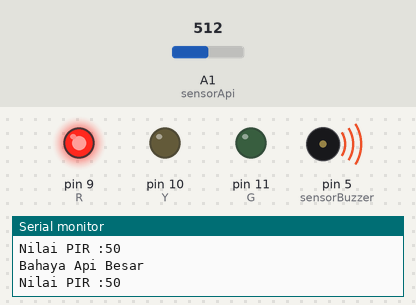
A sketch run on a simulated Arduino Uno, built with avr-gcc and run on an emulated ATmega328P. Shown: output pins drawn as LEDs (lit = HIGH), buzzer (waves = sounding, pin HIGH), the last lines printed to the serial monitor. The test bench sets the inputs (shaded band); at power-on: A1 (sensorApi) = 512.

Above: at 1.8 s.
1.9 s: A1 (sensorApi) set to 493
At 2.6 s:
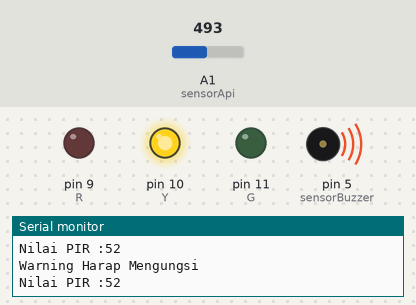
3.5 s: A1 (sensorApi) set to 900
At 3.8 s:
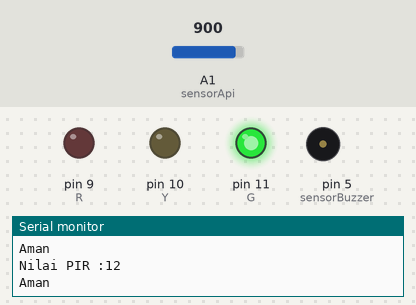
5.0 s: A1 (sensorApi) set to 836
6.5 s: A1 (sensorApi) set to 804
At 7.3 s:
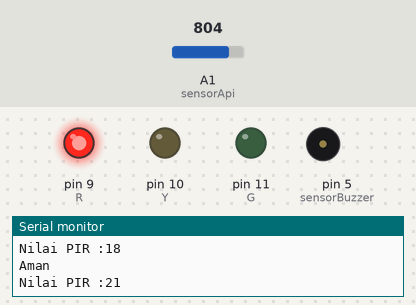
9.0 s: A1 (sensorApi) set to 1023
At 10.1 s:
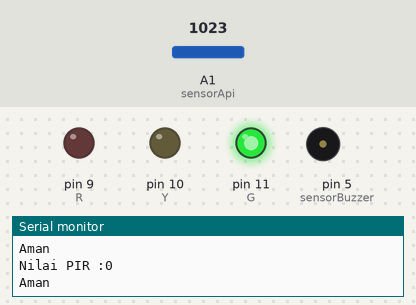
11.0 s: A1 (sensorApi) set to 716
At 12.3 s:
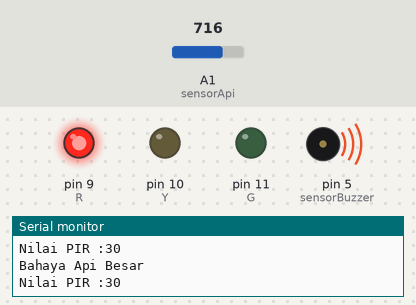
Timing chart, 0 to 14.0 s (numbered marks = the images above; inputs shaded):
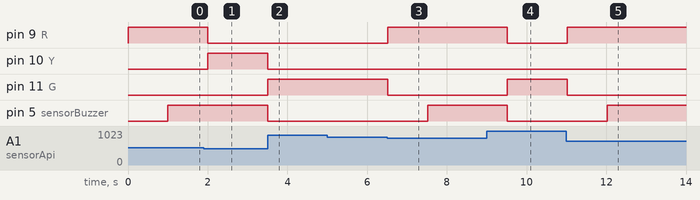

Measured:
- the behaviour switches between 501 and 500 on A1 (sensorApi) (found by bisection; images 0 and 1)
- the behaviour switches between 823 and 822 on A1 (sensorApi) (found by bisection; images 2 and 3)
- after the input at 1.9 s, pin 9 (R): HIGH → LOW after 0.10 s; pin 10 (Y): LOW → HIGH after 0.10 s
- after the input at 3.5 s, pin 10 (Y), pin 5 (sensorBuzzer): HIGH → LOW at once; pin 11 (G): LOW → HIGH at once
- after the input at 6.5 s, pin 9 (R): LOW → HIGH at once; pin 11 (G): HIGH → LOW at once; pin 5 (sensorBuzzer): LOW → HIGH after 1.0 s
- after the input at 9.0 s, pin 9 (R), pin 5 (sensorBuzzer): HIGH → LOW after 0.52 s; pin 11 (G): LOW → HIGH after 0.52 s
- after the input at 11.0 s, pin 9 (R): LOW → HIGH at once; pin 11 (G): HIGH → LOW at once; pin 5 (sensorBuzzer): LOW → HIGH after 1.0 s

The sketch:

2.Sensor_Api.ino
```cpp
//Inisialisasi pembuatan variable
int sensorApi    =A1;
int sensorBuzzer =5;
int R = 9;
int Y = 10;
int G = 11;

void setup(){
  //Menentukan fungsionalitas dari PIN pada mikrokontroller
  Serial.begin(9600);//baudrate yang digunakan untuk komunikasi mikrokontroller dengan komputer
  pinMode(sensorBuzzer,OUTPUT);
  pinMode(R,OUTPUT);
  pinMode(Y,OUTPUT);
  pinMode(G,OUTPUT);
}

void loop(){
  //Baca Data
  int bacaApi=analogRead(sensorApi);//Membaca sensor Api
      bacaApi=map(bacaApi,1023,19,0,100);

  //Print ke serial Monitor
  Serial.print("Nilai PIR :");
  Serial.print(bacaApi);
  Serial.println();//Untuk enter

  //Logika
  if (bacaApi <20){
    digitalWrite(G,HIGH);
    digitalWrite(R,LOW);
    digitalWrite(Y,LOW);
    Serial.println("Aman");
    digitalWrite(sensorBuzzer,LOW);
    delay(100);
  }else if(bacaApi > 51 and bacaApi < 80){
    digitalWrite(Y,HIGH);
    digitalWrite(G,LOW);
    digitalWrite(R,LOW);
    delay(500);
    digitalWrite(sensorBuzzer,HIGH);
    Serial.println("Warning Harap Mengungsi");
  }else{
    digitalWrite(R,HIGH);
    digitalWrite(Y,LOW);
    digitalWrite(G,LOW);
    delay(1000);
    digitalWrite(sensorBuzzer,HIGH);
    Serial.println("Bahaya Api Besar");
  }
 }
```
